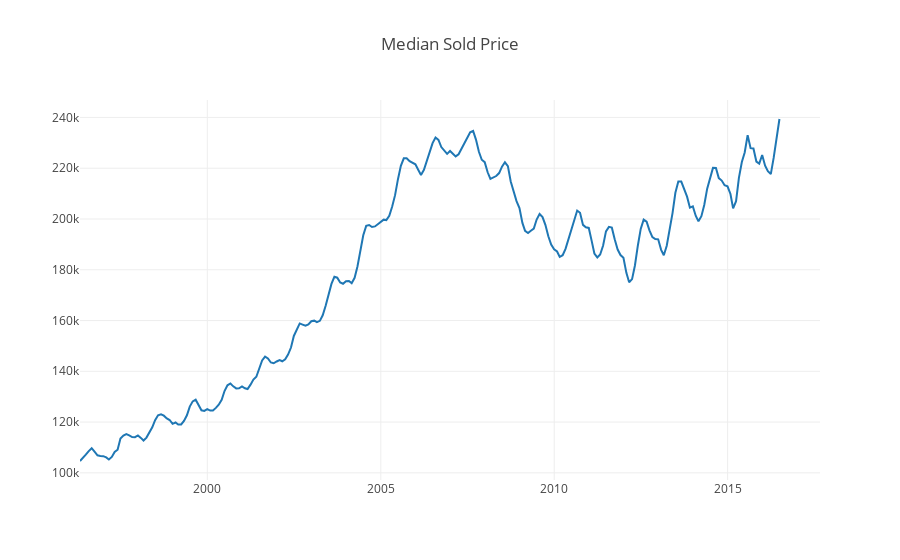

The notebook cell this image was saved under:
### Markdown cell above
* The foreclosure of home in the year 2010 is highest
* The ower losses home between year 1996 to 2007 is 1.1 to 2.0 per 10000, after 2007 till 2014 many people lost thier owner ship of the house. It reach maximum 8.3 in oct-2010.
* The peolple living state **Nevada** lost more homes. 
* The data for 21 states are not available.
***
## Median Sold Price Of All Home
* Median of the selling price for all homes sold in a given region

### Code cell
data = [go.Scatter(x = state_month['Date'], y = state_month['MedianSoldPrice_AllHomes'], name = 'Sold Price All Home')]
layout = {'title': 'Median Sold Price' }

py.iplot({'data':data,'layout':layout})

### Figure 1 — Plotly figure (JSON) as saved in the notebook; plotly's stock layout.template omitted (floating-point values rounded to 4 significant figures; data arrays with more than 128 entries replaced by an {"elided": "..."} marker saying what was removed)
{"data": [{"name": "Sold Price All Home", "type": "scatter", "x": {"elided": "257 str values"}, "y": {"elided": "257 float values"}}], "layout": {"title": "Median Sold Price"}}
